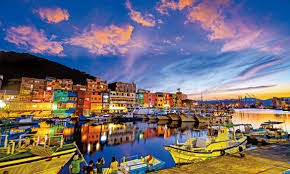
#> input picture OpenCV/01.jpeg, 290 x 174 px, given in place of the camera
$ python '背景移除_多偵.py'
#> lines starting #> are read from the running program, lines starting #| are printed output that depends on the picture; after the words box and inside, x2 and y2 are one past the last pixel; in counts of white or black regions, pixels touching at a corner belong together
import cv2

bs = cv2.createBackgroundSubtractorMOG2()
#基於高斯混合的背景/前景分割算法。
#先使用cv2.createBackgroundSubtractor建立物件（可在此階段輸入參數），接著便可傳入影像使用apply命令去學習並取得去除背景後的結果。
#四種前/背景分離指令,1.BackgroundSubtractorMOG 2.BackgroundSubtractorMOG2 3.BackgroundSubtractorGMG 4.BackgroundSubtractorKNN
#參考 https://docs.opencv.org/master/d7/df6/classcv_1_1BackgroundSubtractor.html

cap = cv2.VideoCapture(0)
ratio = cap.get(cv2.CAP_PROP_FRAME_WIDTH) / cap.get(cv2.CAP_PROP_FRAME_HEIGHT)

WIDTH = 400
HEIGHT = int(WIDTH / ratio)

while True:
    ret, frame = cap.read()
#> frame is the input picture: shape (174, 290, 3); mean B, G, R 118, 110.5, 116
    frame = cv2.resize(frame, (WIDTH, HEIGHT))
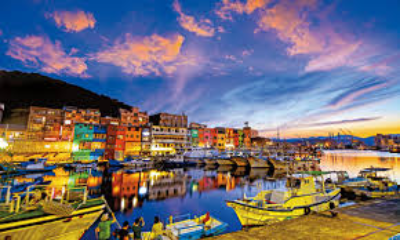
#> frame: shape (240, 400, 3); mean B, G, R 117.9, 110.4, 115.9
    frame = cv2.flip(frame, 1)
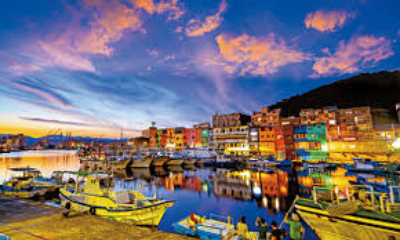
#> frame: shape (240, 400, 3); mean B, G, R 117.9, 110.4, 115.9

    gray = bs.apply(frame)
#> gray: shape (240, 400); every value is 127
    #基於高斯混合的背景/前景分割算法。計算前景mask。
    #原型  fgmask = cv.BackgroundSubtractorMOG2.apply(  image[, fgmask[, learningRate]] )
    #image 下一個frame。浮點frame資料,將在不縮放的情況下使用，並且在範圍內[ 0 ，255 ]
    #learningRate 0到1之間的值指示學習背景模型的速度。負參數值使算法使用一些自動選擇的學習速率。0表示完全不更新背景模型，1表示從最後一幀完全重新初始化背景模型。
    #fgmask 輸出前景mask,為8位二進製圖像。

    mask = cv2.threshold(gray, 30, 255, cv2.THRESH_BINARY)[1]
#> mask: shape (240, 400); every value is 255
    mask = cv2.erode(mask, None, iterations=2)
    mask = cv2.dilate(mask, None, iterations=10)

    contours, hierarchy = cv2.findContours(mask, cv2.RETR_EXTERNAL, cv2.CHAIN_APPROX_SIMPLE)
#> contours = [[[0, 0], [0, 239], [399, 239], [399, 0]]]
    #查找二進製圖像中的輪廓。
    #原型 contours, hierarchy =   cv.findContours(    image, mode, method[, contours[, hierarchy[, offset]]]  )
    #image 源，一個8位單通道圖像。非零像素被視為1。零像素保持為0，因此圖像被視為binary。您可以使用compare，inRange，threshold，adaptiveThreshold，Canny和其他圖像來創建灰度或彩色二進製圖像。如果mode等於RETR_CCOMP或RETR_FLOODFILL，則輸入也可以是標籤的32位整數圖像（CV_32SC1）。
    #mode 輪廓檢索模式，請參閱RetrievalModes。
        #cv.RETR_EXTERNAL 僅檢索極端的外部輪廓。
        #cv.RETR_LIST 在不建立任何層次關係的情況下檢索所有輪廓。
        #cv.RETR_CCOMP 檢索所有輪廓並將其組織為兩級層次結構。在頂層，組件具有外部邊界。在第二層，有孔的邊界。如果所連接組件的孔內還有其他輪廓，則該輪廓仍將放置在頂層。
        #cv.RETR_TREE 檢索所有輪廓，並重建嵌套輪廓的完整層次。
    #method 輪廓近似方法，請參見ContourApproximationModes。
        #cv.CHAIN_APPROX_NONE 絕對存儲所有輪廓點。
        #cv.CHAIN_APPROX_SIMPLE 壓縮水平，垂直和對角線段，僅保留其端點。例如，一個直立的矩形輪廓編碼有4個點。
    #contours 檢測到的輪廓。每個輪廓都存儲為點的向量（例如std :: vector <std :: vector <cv :: Point>>）。
    #hierarchy 可選的輸出向量（例如std :: vector <cv :: Vec4i>），包含有關圖像拓撲的信息。它具有與輪廓數量一樣多的元素。
        #對於每個第i個輪廓輪廓[i]，將元素等級[i] [0]，等級[i] [1]，等級[i] [2]和等級[i] [3]設置為0-在相同的層次級別上，基於下一個和上一個輪廓的輪廓的索引，分別是第一個子輪廓和父輪廓。如果對於輪廓i，沒有下一個，上一個，父級或嵌套的輪廓，則hierarchy [i]的相應元素將為負。

    for c in contours:
        if cv2.contourArea(c) < 200:
        #計算輪廓區域。
        #原型 retval = cv.contourArea( contour[, oriented] )
        #contour Input vector of 2D points (contour vertices), stored in std::vector or Mat.
        #oriented 定向區域標誌。如果為true，則函數將根據輪廓方向（順時針或逆時針）返回帶符號的區域值
            continue
        cv2.drawContours(frame, contours, -1,(0, 255, 255), 2)
        (x, y, w, h) = cv2.boundingRect(c)
        cv2.rectangle(frame, (x, y), (x+w, y+h), (0,255,0), 2)
#> this loop made 1 pass
#> (c, x, y, w, h) on pass 1: ([[0, 0], [0, 239], [399, 239], [399, 0]], 0, 0, 400, 240)
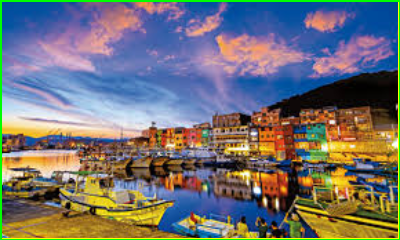
#> frame: shape (240, 400, 3); 2.65% of pixels changed, all inside (x1, y1, x2, y2) = (0, 0, 400, 240)

    mask = cv2.cvtColor(mask, cv2.COLOR_GRAY2BGR)
#> mask: shape (240, 400, 3); every value is 255
    frame = cv2.hconcat([frame, mask])
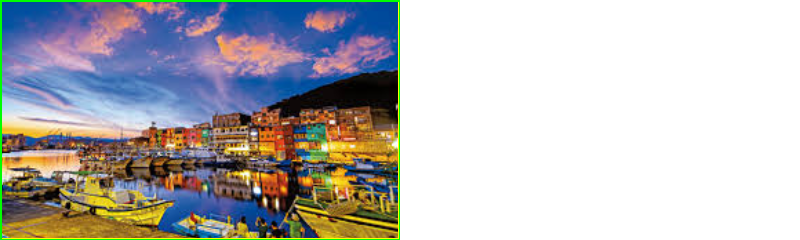
#> frame: shape (240, 800, 3); mean B, G, R 185, 184.7, 185.1
    #將水平串聯應用於給定矩陣。。
    #原型 dst =  cv.hconcat（ src [，dst]  ）
    #src 輸入矩陣的矩陣或向量。所有矩陣必須具有相同的行數和相同的深度。
    #dst 輸出數組。它具有與src相同的行數和深度，以及src的cols之和。

    cv2.imshow("frame", frame)
    if cv2.waitKey(1) == 27:
#> (key Esc is pressed here)
#> (the run stopped early here; a loop or call above may not have finished)

$ run again, on OpenCV/02.jpeg
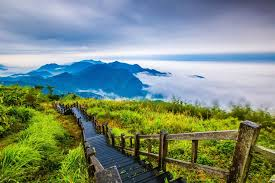
#> input picture OpenCV/02.jpeg, 275 x 183 px, given in place of the camera
#> frame is the input picture: shape (183, 275, 3); mean B, G, R 125, 140.7, 122.3
#> gray: shape (266, 400); every value is 127
#> contours = [[[0, 0], [0, 265], [399, 265], [399, 0]]]
#> the loop `for c in contours:` made 1 pass
#> (c, x, y, w, h) on pass 1: ([[0, 0], [0, 265], [399, 265], [399, 0]], 0, 0, 400, 266)
#> after the loop `for c in contours:`:
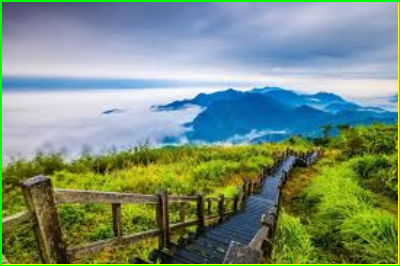
#> frame: shape (266, 400, 3); mean B, G, R 122.3, 143.9, 121
#> `frame = cv2.hconcat([frame, mask])`:
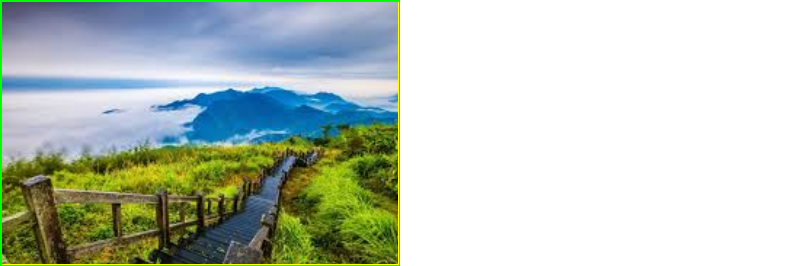
#> frame: shape (266, 800, 3); mean B, G, R 188.6, 199.5, 188

$ run again, on OpenCV/04.jpeg
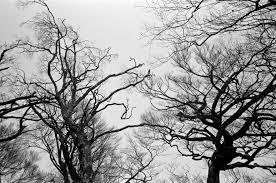
#> input picture OpenCV/04.jpeg, 276 x 183 px, given in place of the camera
#> frame is the input picture: shape (183, 276, 3); min 0, max 255, mean 152.4
#> `gray = bs.apply(frame)`:
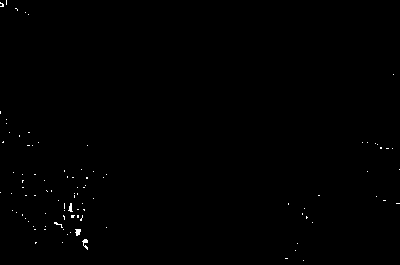
#> gray: shape (265, 400); values 127 (black) and 255 (white), 0.28% white in thin lines or dots
#> contours = [[[0, 0], [0, 264], [399, 264], [399, 0]]]
#> the loop `for c in contours:` made 1 pass
#> (c, x, y, w, h) on pass 1: ([[0, 0], [0, 264], [399, 264], [399, 0]], 0, 0, 400, 265)
#> `frame = cv2.hconcat([frame, mask])`:
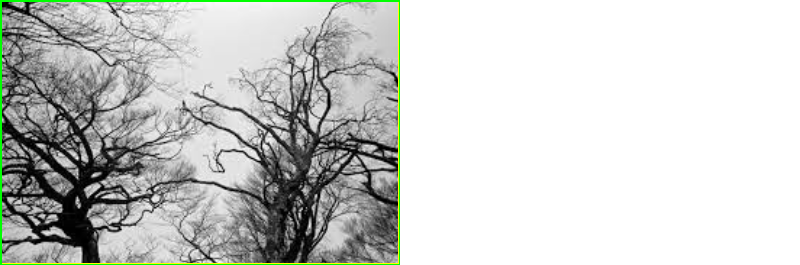
#> frame: shape (265, 800, 3); mean B, G, R 201.8, 204.9, 202.5
